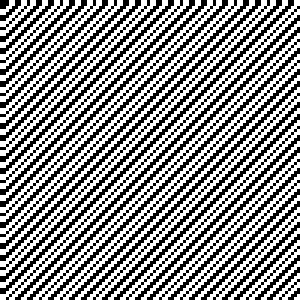
#> input picture scripts/roberts_cross_output.png, 100 x 100 px (shown 3 times larger)
$ python -i edge-detection-029.py   (imports and definitions only)   (older library calls are emulated)
#> lines starting #> are read from the running program, lines starting #| are printed output that depends on the picture
#> further down, picture is the input picture: shape (100, 100, 3); values 2 (black) and 3 (white), 55% white; black in thin lines or dots
#!/usr/bin/env python3
"""
Roberts Cross Edge Detection
Category: edge_detection
"""
import cv2
import numpy as np
import argparse
import os
from logging_utils import get_logger
import aps # Placeholder for aps.py integration

# Logger setup
# [1 line that did not run here, left out]

def roberts_cross(image: np.ndarray) -> np.ndarray:
    """
    Applies Roberts Cross edge detection to an image.

    Args:
        image: Input image.

    Returns:
        Edge-detected image.
    """
    gray = cv2.cvtColor(image, cv2.COLOR_BGR2GRAY) if len(image.shape) == 3 else image
    roberts_x = np.array([[1, 0], [0, -1]], dtype=np.float32)
    roberts_y = np.array([[0, 1], [-1, 0]], dtype=np.float32)
    edge_x = cv2.filter2D(gray, cv2.CV_32F, roberts_x)
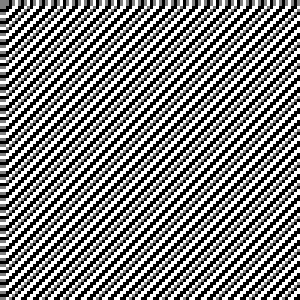
#> edge_x: shape (100, 100) float32 (shown 3 times larger); min -1, max 1, mean -0.0005; drawn with min black and max white
    edge_y = cv2.filter2D(gray, cv2.CV_32F, roberts_y)
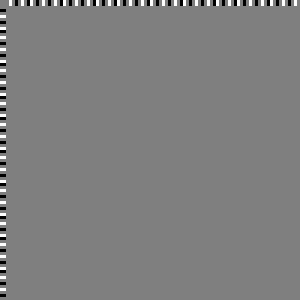
#> edge_y: shape (100, 100) float32 (shown 3 times larger); min -1, max 1, mean 0; drawn with min black and max white
    magnitude = np.sqrt(edge_x**2 + edge_y**2)
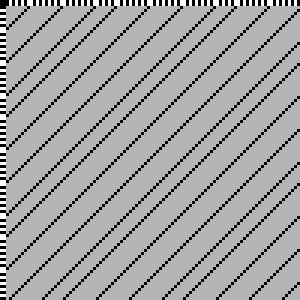
#> magnitude: shape (100, 100) float32 (shown 3 times larger); min 0, max 1.41, mean 0.894; drawn with min black and max white
    result = np.uint8(np.clip(magnitude, 0, 255))
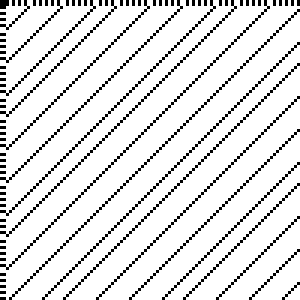
#> result: shape (100, 100) (shown 3 times larger); values 0 (black) and 1 (white), 88.6% white; black in thin lines or dots
    if len(image.shape) == 3:
        result = cv2.cvtColor(result, cv2.COLOR_GRAY2BGR)

    return result

def main(args):
    """Main function to apply Roberts Cross edge detection and save the result."""
    logger.info(f"Starting script: {os.path.basename(__file__)}")
    logger.info(f"Received arguments: {args}")

    try:
        # Load image
        img = cv2.imread(args.input_path, cv2.IMREAD_UNCHANGED)
        if img is None:
            logger.error(f"Failed to load image from: {args.input_path}")
            return

        logger.info(f"Successfully loaded image from: {args.input_path}")

        # Process image
        result = roberts_cross(img)
        logger.info("Applied Roberts Cross edge detection")

        # Save result
        cv2.imwrite(args.output_path, result)
        logger.info(f"Saved processed image to: {args.output_path}")

    except Exception as e:
        logger.error(f"An error occurred: {e}", exc_info=True)

# [7 lines not run here, left out]

>>> import cv2
>>> picture = cv2.imread('../../../../scripts/roberts_cross_output.png')
>>> result = roberts_cross(picture)
